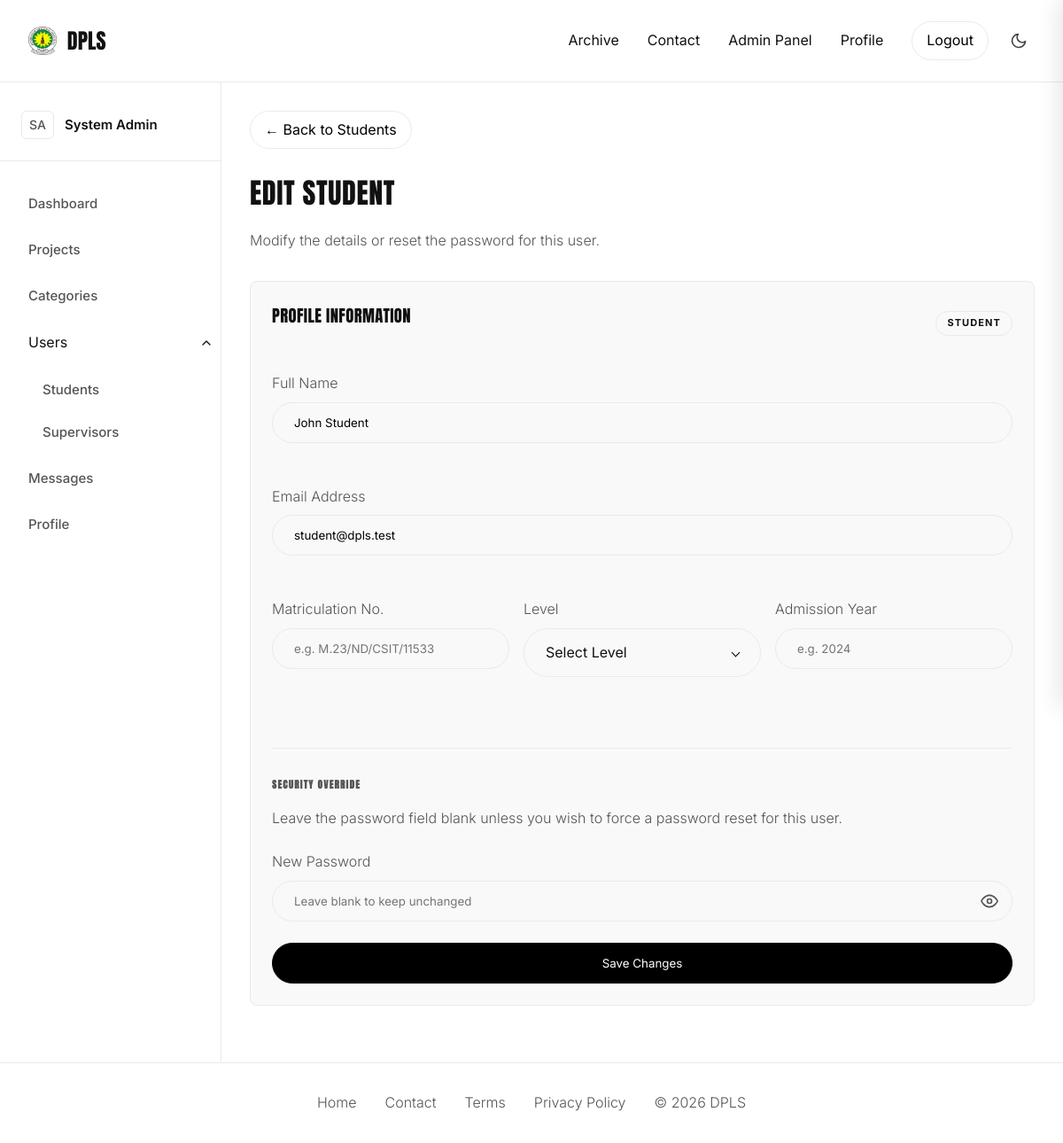
/admin/user_edit.php?id=3 (signed in), run on the app's committed database.
### tables this page shows
CREATE TABLE IF NOT EXISTS users (
    id INT AUTO_INCREMENT PRIMARY KEY,
    name VARCHAR(255) NOT NULL,
    email VARCHAR(255) UNIQUE NOT NULL,
    password_hash VARCHAR(255) NOT NULL,
    role ENUM('admin', 'supervisor', 'student') NOT NULL,
    status ENUM('active', 'suspended') DEFAULT 'active',
    level VARCHAR(50) DEFAULT NULL,
    mat_no VARCHAR(100) DEFAULT NULL,
    year INT DEFAULT NULL,
    created_at TIMESTAMP DEFAULT CURRENT_TIMESTAMP
);

### helpers/utils.php (called while the page is built, shortened)
<?php
function h($string) {
    return htmlspecialchars($string ?? '', ENT_QUOTES, 'UTF-8');
}

### admin/user_edit.php (the view, shortened to what this page needs)
<?php
global $pdo;
$id = (int)($_GET['id'] ?? 0);
$stmt = $pdo->prepare("SELECT * FROM users WHERE id = ?");
$stmt->execute([$id]);
$user = $stmt->fetch();
$role_display = ucfirst($user['role']);
$back_url = ($user['role'] === 'student') ? 'students.php' : 'supervisors.php';
require_once __DIR__ . '/../components/header.php';
?>
<div class="mb-4">
    <a href="<?= $back_url ?>" class="btn btn-outline mb-3" style="padding: 8px 16px;">&larr; Back to <?= $role_display ?>s</a>
    <h1>Edit <?= $role_display ?></h1>
    <p class="subtext">Modify the details or reset the password for this user.</p>
</div>
<div class="grid-auto-fit mb-4">
    <div class="panel">
        <div class="flex-between mb-4">
            <h3 class="mb-0">Profile Information</h3>
            <span class="badge"><?= h($user['role']) ?></span>
        </div>
        <form method="POST" action="">
            <div class="mb-3">
                <label class="label mb-1" style="display:block;">Full Name</label>
                <input type="text" name="name" value="<?= h($user['name']) ?>" required>
            </div>
            <div class="mb-3">
                <label class="label mb-1" style="display:block;">Email Address</label>
                <input type="email" name="email" value="<?= h($user['email']) ?>" required>
            </div>
            <?php if ($user['role'] === 'student'): ?>
            <div style="display: grid; grid-template-columns: 1fr 1fr 1fr; gap: 16px;">
                <div class="mb-3">
                    <label class="label mb-1" style="display:block;">Matriculation No.</label>
                    <input type="text" name="mat_no" value="<?= h($user['mat_no'] ?? '') ?>" placeholder="e.g. M.23/ND/CSIT/11533" required>
                </div>
                <div class="mb-3">
                    <label class="label mb-1" style="display:block;">Level</label>
                </div>
                <div class="mb-3">
                    <label class="label mb-1" style="display:block;">Admission Year</label>
                    <input type="number" name="year" value="<?= h($user['year'] ?? '') ?>" placeholder="e.g. 2024" required>
                </div>
            </div>
            <?php endif; ?>
            <div style="border-top: 1px solid var(--line); margin-top: 32px; padding-top: 32px; margin-bottom: 24px;">
                <h3 class="eyebrow mb-2">Security Override</h3>
                <p class="subtext mb-3">Leave the password field blank unless you wish to force a password reset for this user.</p>
                <div class="mb-3">
                    <label class="label mb-1" style="display:block;">New Password</label>
                    <input type="password" name="password" placeholder="Leave blank to keep unchanged">
                </div>
            </div>
            <button type="submit" style="width: 100%;">Save Changes</button>
        </form>
    </div>
</div>
<?php require_once __DIR__ . '/../components/footer.php'; ?>

### assets/css/index.css (style rules this page uses)
:root { --bg: #ffffff; --text-primary: #111111; --text-secondary: #555555; --line: #eaeaea; --panel: #f9f9f9; --accent: #000000; --accent-hover: #333333; --success: #1b7a43; --danger: #d93025; --warning: #b37300; }
* { box-sizing: border-box; margin: 0; padding: 0; font-family: 'Inter', sans-serif; box-shadow: none !important; }
body { background-color: var(--bg); color: var(--text-primary); min-height: 100vh; display: flex; flex-direction: column; }
h1, h2, h3, h4, h5, h6 { font-family: 'Anton', sans-serif; font-weight: 400; text-transform: uppercase; letter-spacing: 0.02em; margin-bottom: 16px; }
p, li, span, div { font-weight: 400; line-height: 1.6; }
.subtext, .label, label, .intro { font-weight: 300; color: var(--text-secondary); }
.eyebrow, .micro-label { font-size: 11px; font-weight: 700; text-transform: uppercase; letter-spacing: 0.12em; color: var(--text-secondary); }
a { text-decoration: none; color: inherit; transition: color 0.2s ease; }
.panel, .card { background: var(--panel); border-radius: 8px; border: 1px solid var(--line); padding: 24px; }
.grid-auto-fit { display: grid; grid-template-columns: repeat(auto-fit, minmax(300px, 1fr)); gap: 32px; }
input, textarea, select { width: 100%; padding: 14px 24px; border: 1px solid var(--line); border-radius: 9999px; background: transparent; outline: none; font-family: 'Inter', sans-serif; font-weight: 400; margin-bottom: 24px; transition: border-color 0.2s ease; appearance: none; }
button, .btn { display: inline-block; padding: 14px 32px; border-radius: 9999px; border: 1px solid var(--accent); background: var(--accent); color: var(--bg); font-family: 'Inter', sans-serif; font-weight: 400; text-align: center; white-space: nowrap; cursor: pointer; outline: none; transition: all 0.2s ease; }
.btn-outline { background: transparent; color: var(--accent); border: 1px solid var(--line); }
.badge { display: inline-block; padding: 4px 12px; border-radius: 9999px; font-size: 11px; font-weight: 700; text-transform: uppercase; letter-spacing: 0.1em; border: 1px solid var(--line); }
.mb-1 { margin-bottom: 8px; }
.mb-2 { margin-bottom: 16px; }
.mb-3 { margin-bottom: 24px; }
.mb-4 { margin-bottom: 32px; }
.flex-between { display: flex; justify-content: space-between; align-items: center; }

### data on the page
users: role "Student", role "STUDENT", name "John Student", email "student@dpls.test"

### other printed values
$initials "SA"
$name "System Admin"
$label "Dashboard Projects Categories Messages Profile"
